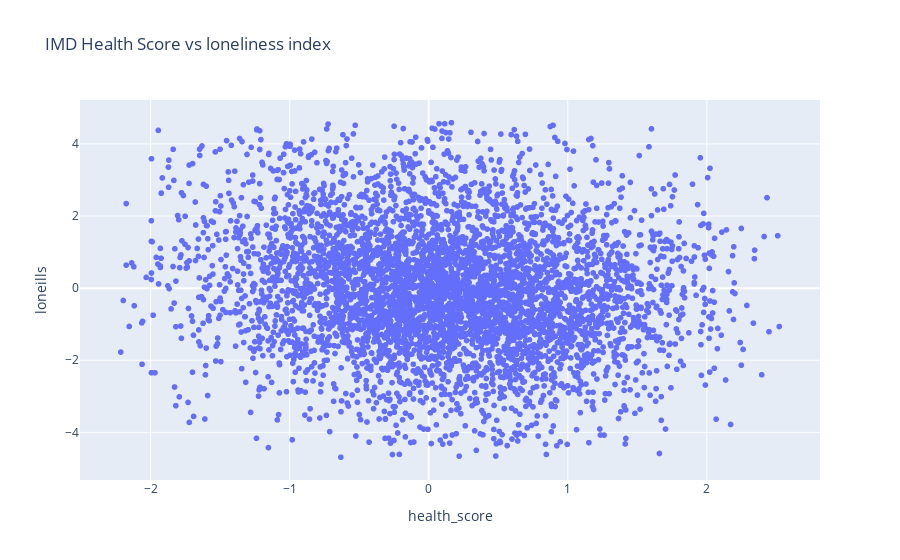

The notebook cell this image was saved under:
### Code cell
fig = px.scatter(loneliness_health, y='loneills', x='health_score', title='IMD Health Score vs loneliness index')
fig.show()
fig.write_image("england/health_loneills_scatter.png")

### Figure 1 — Plotly figure (JSON) as saved in the notebook; plotly's stock layout.template omitted (floating-point values rounded to 4 significant figures; data arrays with more than 128 entries replaced by an {"elided": "..."} marker saying what was removed)
{"data": [{"hovertemplate": "health_score=%{x}<br>loneills=%{y}<extra></extra>", "legendgroup": "", "marker": {"color": "#636efa", "symbol": "circle"}, "mode": "markers", "name": "", "showlegend": false, "type": "scattergl", "x": {"elided": "4943 float values"}, "xaxis": "x", "y": {"elided": "4943 float values"}, "yaxis": "y"}], "layout": {"autosize": true, "legend": {"tracegroupgap": 0}, "title": {"text": "IMD Health Score vs loneliness index"}, "xaxis": {"anchor": "y", "autorange": true, "domain": [0, 1], "range": [-2.491, 2.797], "title": {"text": "health_score"}, "type": "linear"}, "yaxis": {"anchor": "x", "autorange": true, "domain": [0, 1], "range": [-5.37, 5.267], "title": {"text": "loneills"}, "type": "linear"}}}
